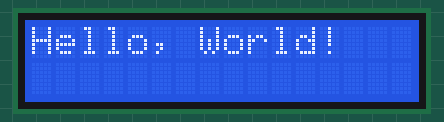
A sketch run on a simulated Arduino Uno, built with avr-gcc and run on an emulated ATmega328P. Shown: 16×2 character LCD.

Above: at 0.1 s.
At 2.43 s:
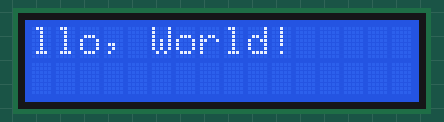
At 3.69 s:
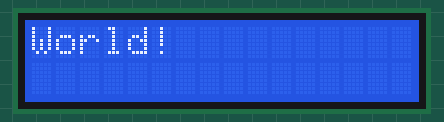
At 5.1 s:
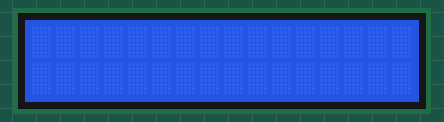
At 8.94 s:
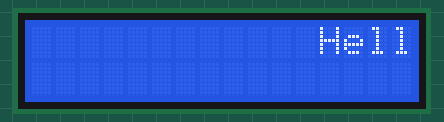
At 12.69 s:
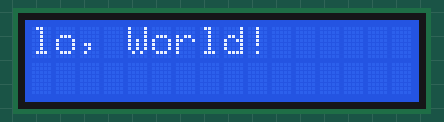

The sketch:

8s9_LCD_scrolling.ino
```cpp
#include <LiquidCrystal.h>

//Initialize the library with the numbers of the interface pins
LiquidCrystal lcd(2, 3, 4, 5, 6, 7);

void setup() {
  lcd.begin(16, 2);  // Set up the LCD's number of columns and rows (16x2)
  lcd.print("Hello, World!");  // Print the message to be scrolled
  delay(2000);  // Wait for 2 seconds before starting the scroll
}

void loop() {
  lcd.scrollDisplayLeft();  // Scroll the text left
  delay(250);  // Adjust the delay for scroll speed
}
```

Measured:
- by itself, everything shown: repeats every 10.0 s, in 29 steps
- what the display in image 3 shows lasts 3.0 s, from 5.1 s to 8.1 s
